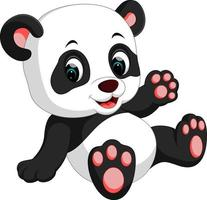
%> input picture panda3.jpg, 207 x 200 px
$ octave SYSTEM_QAM.m   (GNU Octave 9; MATLAB toolbox functions it lacks are replaced by stand-ins)
%> lines starting %> are read from the running program, lines starting %| are printed output that depends on the picture; in (x1, y1, x2, y2) boxes, pixels count from 0 and x2, y2 are one past the last pixel; in counts of white or black regions, pixels touching at a corner belong together; the program's own positions count from 1
clear all
close all
%% FUENTE BINARIA
img = imread("panda3.jpg");
%> img is the input picture: size 200x207x3 uint8; mean R, G, B 190.4, 185.4, 185.4
coompa=15;

% Imagen original en escala de grises
img_Gray = rgb2gray(img);
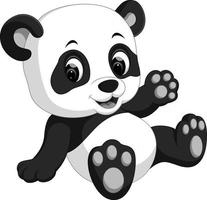
%> img_Gray: size 200x207 uint8; min 0, max 255, mean 186.9

% Imagen Binarizada
level = graythresh(img_Gray);
%> level = 0.561
img_Binaria = im2bw(img_Gray, level);
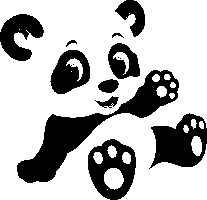
%> img_Binaria: size 200x207 logical; 71.5% white; 14 black regions (3 under 20 px), largest, box (x1, y1, x2, y2) and area: (17, 70, 179, 183) 4215, (149, 113, 207, 169) 1930, (88, 139, 136, 200) 1639

% Secuencia de bits de la imagen
secuencia = reshape(img_Binaria, 1, []);
%> secuencia = 41400 logical values, 29589 true

%Grafica de la Imagen Binarizada
figure,
imshow(img_Binaria);
title('Imagen Binarizada ');

% Espectro de la Señal de entrada
Timagen=size(secuencia,ndims(secuencia));   %Image period.
%> Timagen = 41400
fi=1/Timagen;
%> fi = 2.42e-05
[X,f] = FourierT(secuencia,fi);
figure,
plot(f, X);
xlabel('Frecuencia (Hz)');
ylabel('Amplitud');
title('Espectro de la señal de Entrada');


%% MODULACION EN BANDA BASE 16 QAM
%Parametros de la modulacion
M=16;
Mpam=sqrt(M);
d=1;
A=zeros(1,Mpam);
for i=1:Mpam
    A(1,i)=(2*i-1-Mpam)*d;
end

%Energia del Simbolo
P=perms([A A]);%Todas las Combinaciones de A
p2=reshape(P',[2,numel(P)/2])'; %Genera los pares {parte real, parte imaginaria}
p3=unique(p2,'rows'); %Elimina las repeticiones
dr=p3(:,1)'; di=p3(:,2)';
Es=sum(((dr.^2)+(di.^2))./M);

%Vectores de simbolos
grupo = 4;
numero_Simbolos = numel(secuencia) / grupo;
%> numero_Simbolos = 10350
secuencia_Simbolos = zeros(1, numero_Simbolos);

for i = 1:numero_Simbolos
    indiceInicio = (i - 1) * grupo + 1;
    indiceFin = indiceInicio + grupo - 1;
    grupoBits = secuencia(indiceInicio:indiceFin);

    secuencia_Simbolos(i) = mapeo_Simbolos(grupoBits);

end
%> this loop made 10350 passes
%> (grupoBits, grupo_Bits_str in mapeo_Simbolos, index in mapeo_Simbolos) on passes 1 to 3: ([true true true true], '1111', 16), ([true true true true], '1111', 16), ([true true true true], '1111', 16)

%Secuencia de simbolos reales e imaginarios
S1=real(secuencia_Simbolos);
S2=imag(secuencia_Simbolos);

%Grafica de los simbolos Transmitidos
scatterplot(secuencia_Simbolos), title('simbolos transmitidos')

%Grafica del Espectro en Modulacion QAM
fi = 2*5*10^4;
[X,f] = FourierT(secuencia_Simbolos,fi);
figure,
plot(f, X);
xlabel('Frecuencia (Hz)');
ylabel('Amplitud');
title('Espectro Modulacion QAM');

%% PULSO CONFORMADOR
% Parámetros del pulso conformador
rolloff = 0.5; %factor de roll-off
span = 4; %numero de simbolos
mps = 6; %muestras por simbolos

% Pulso conformador
pulso = rcosfir(rolloff, span, mps,1,'sqrt');

%Agregar ceros al final de la secuencia
S1=[S1 zeros(1,2*span)];
S2=[S2 zeros(1,2*span)];

%Sobremuestreo
X1 = upsample(S1, mps);
X2= upsample(S2, mps);
X3= upsample(S1+j*S2,mps);

%Pulso Conformados
pulsos_conf_real = filter(pulso,1,X1);
pulsos_conf_img = filter(pulso,1,X2);
pulsos_conformados=filter(pulso,1,X3);

% Grafica del pulso conformador parte real
figure,
subplot(3,1,1)
stem(pulso);
title('Pulsos Conformador');
xlabel('Muestras');
ylabel('Amplitud');

subplot(3,1,2)
stem(X1)
title('Secuencia sobremuestreada real');
xlabel('Muestras');
xlim([0,33]);
ylabel('Amplitud');

subplot(3,1,3)
stem(pulsos_conf_real);
title('Señal Pulsos conformados reales');
xlabel('Muestras');
xlim([0,33]);
ylabel('Amplitud');

% Grafica del pulso conformador parte imaginaria
figure,
subplot(3,1,1)
stem(pulso);
title('Pulsos Conformador');
xlabel('Muestras');
ylabel('Amplitud');

subplot(3,1,2)
stem(X2)
title('Secuencia sobremuestreada imaginaria');
xlabel('Muestras');
xlim([0,33]);
ylabel('Amplitud');

subplot(3,1,3)
stem(pulsos_conf_img);
title('Señal Pulsos conformados imaginarios');
xlabel('Muestras');
xlim([0,33]);
ylabel('Amplitud');

% ESPECTRO DE LA SEÑAL A LA SALIDA DEL PULSO CONFORMADOR

fi = (2*10^4)/3;
[XmBB,f] = FourierT(pulsos_conformados,fi);
figure,
plot(f, XmBB);
xlabel('Frecuencia (Hz)');
ylabel('Amplitud');
title('Espectro de la señal a la salida del pulso conformador');

%% Modulacion Pasa Banda
%Parametros de la modulacion
Rs=1;
fs=mps*Rs;
ts=1/fs;
Tb=1;
Ns=length(secuencia_Simbolos);
%> Ns = 10350
fc=2*Rs;

%Vector de tiempo
t=0:ts:(Ns+2*span)-ts;

%Señal Pasa Banda
senal_real = sqrt(2)*pulsos_conf_real.*cos(2*pi*fc.*t);
senal_img = -sqrt(2)*pulsos_conf_img.*sin(2*pi*fc.*t);
senal_tx = senal_real + senal_img;

% ESPECTRO DE LA SEÑAL MODULADA EN PASA BANDA
fi = (5*10^4)/3;
[XmBB,f] = FourierT(senal_tx,fi);
figure,
plot(f, XmBB);
xlabel('Frecuencia (Hz)');
ylabel('Amplitud');
title('Espectro de la señal Modulada en Pasa Banda');


%% Canal AWGN
M=16; %Orden de Modulación
EbNoVec = (0:10);

% Inicializa vectores para bits transmitidos y recibidos

bits_transmitidos_total = [];
bits_recibidos_total = [];

for i1 = 1:1:length(EbNoVec)

    ebno = 10.^((EbNoVec(i1))/(10));
    sigma=sqrt(Es/(2*log2(M)*ebno));%determina la varianza de ruido
    Z=sigma*randn(1,length(senal_tx));
    Y=senal_tx+Z;

%% MUTITRAYECTORIA

%Parametros de la multitrayectoria
alpha1 = 0.1; % Constante de escala
t1 = 10; % Desplazamiento en el tiempo (segundos)

Y_Multitrayecto_1 = alpha1*interp1(t, Y, t - t1, 'linear', 0); % Interpolación lineal
Y_Canal = Y + Y_Multitrayecto_1;

if i1 == length(EbNoVec)
        figure,
        subplot(2,1,1);
        plot(Y);
        title('Señal Original x(t)');
        xlabel('Tiempo (s)');
        xlim([0,300]);
        ylabel('Amplitud');

        subplot(2,1,2);
        plot(Y_Multitrayecto_1,'r');
        title('Señal Trayecto 1');
        xlabel('Tiempo (s)');
        xlim([0,300]);
        ylabel('Amplitud');
end
if i1 == length(EbNoVec)
        figure,
        plot(Y_Canal)
        xlim([0, 300]);
        title('Señal a la Salida del Canal');

        % ESPECTRO DE LA SEÑAL A LA SALIDA DEL CANAL
        [YAWGNM,f] = FourierT(Y_Canal,fi);
        figure(11),
        plot(f, YAWGNM);
        xlabel('Frecuencia (Hz)');
        ylabel('Amplitud');
        title('Espectro de la señal a la Salida del Canal');
end

%% Ecualizador
Y_Ecualizado1 = (Y_Canal) - (alpha1*interp1(t, Y_Canal, t - t1, 'linear', 0)+(alpha1^2)*interp1(t, Y_Canal, t - 2*t1, 'linear', 0));
Y_Ecualizado2 = Y_Ecualizado1 + (alpha1^2)*interp1(t, Y_Canal, t - 2*t1, 'linear', 0)+(alpha1^3)*interp1(t, Y_Canal, t - 3*t1, 'linear', 0);
 if i1 == length(EbNoVec)
        figure,
        subplot(2,1,1);
        plot(Y)
        xlim([mps*5 mps*30])
        title('Señal con AWGN');
        subplot(2,1,2);
        plot(Y_Ecualizado2)
        xlim([mps*5 mps*30])
        title('Señal Ecualizada');

        % ESPECTRO DE LA SEÑAL A LA SALIDA DEL ECUALIZADOR
        [YAWGNM,f] = FourierT(Y_Ecualizado2,fi);
        figure,
        plot(f, YAWGNM);
        xlabel('Frecuencia (Hz)');
        ylabel('Amplitud');
        title('Espectro de la señal a la Salida del Canal');
end
%% Demodulacion Pasa Banda
senal_Y1 = sqrt(2)*Y_Ecualizado2.*cos(2*pi*fc.*t);
senal_Y2 = -sqrt(2)*Y_Ecualizado2.*sin(2*pi*fc.*t);
senal_YDM = senal_Y1 + senal_Y2;

%% Filtro Acoplado
filtro_Y1 = filter(pulso,1,senal_Y1);
filtro_Y2 = filter(pulso,1,senal_Y2);
if i1 == length(EbNoVec)
        figure,
        plot(filtro_Y1,filtro_Y2)
end
%% Demodulacion Banda Base
Y1 = downsample(filtro_Y1,mps);
Y2 = downsample(filtro_Y2,mps);
if i1 == length(EbNoVec)
        %Graficas del diagrama de ojo
        eyediagram([filtro_Y1(5000:55000)' filtro_Y2(5000:55000)'],4*fs)
        title('Diagrama del ojo señal rx')

        %Grafica simbolos Recibidos
        scatterplot(Y1+1j*Y2),title('simbolos recibidos en Demodulacion')
end

%% De-mapeo- Criterio de la Distancia Minima
T = Mpam - 1; % Número de umbrales de decisión
Tes = zeros(1, T);
for a = 1:T
    Tes(1, a) = (A(1, a) + A(1, 1 + a)) / 2;
end

Se1=Y1;
Se2=Y2;
S_estimados = zeros(size(Se1));

for k = 1:length(Se1)
    real_part = Se1(k);
    imag_part = Se2(k);

    if real_part >= 0
        if imag_part >= 0
            % Primer Cuadrante
            if real_part <= 2
                if imag_part <= 2
                    S_estimados(k) = 1 + 1j;
                else
                    S_estimados(k) = 1 + 3j;
                end
            else
                if imag_part <= 2
                    S_estimados(k) = 3 + 1j;
                else
                    S_estimados(k) = 3 + 3j;
                end
            end
        else
            % Cuarto Cuadrante
            if real_part <= 2
                if imag_part >= -2
                    S_estimados(k) = 1 - 1j;
                else
                    S_estimados(k) = 1 - 3j;
                end
            else
                if imag_part >= -2
                    S_estimados(k) = 3 - 1j;
                else
                    S_estimados(k) = 3 - 3j;
                end
            end
        end
    else
        if imag_part >= 0
            % Segundo Cuadrante
            if real_part >= -2
                if imag_part <= 2
                    S_estimados(k) = -1 + 1j;
                else
                    S_estimados(k) = -1 + 3j;
                end
            else
                if imag_part <= 2
                    S_estimados(k) = -3 + 1j;
                else
                    S_estimados(k) = -3 + 3j;
                end
            end
        else
            % Tercer Cuadrante
            if real_part >= -2
                if imag_part >= -2
                    S_estimados(k) = -1 - 1j;
                else
                    S_estimados(k) = -1 - 3j;
                end
            else
                if imag_part >= -2
                    S_estimados(k) = -3 - 1j;
                else
                    S_estimados(k) = -3 - 3j;
                end
            end
        end
    end
end

%Elimiacion de ceros al final de la secuencia
S_estimados=S_estimados(2*span+1:length(S_estimados));

%Demapeo de simbolos
%> the run ends on the next line
secuencia_bits = demapeo_Simbolo(S_estimados);
% [41 lines not run here, left out]
function mapeo = mapeo_Simbolos(grupo_Bits)
    diccionario = {
        '0000', -3 + 3i;
        '0001', -3 + 1i;
        '0010', -3 - 1i;
        '0011', -3 - 3i;

        '0100', -1 + 3i;
        '0101', -1 + 1i;
        '0110', -1 - 1i;
        '0111', -1 - 3i;

        '1000', 1 + 3i;
        '1001', 1 + 1i;
        '1010', 1 - 1i
        '1011', 1 - 3i;

        '1100', 3 + 3i;
        '1101', 3 + 1i;
        '1110', 3 - 1i;
        '1111', 3 - 3i;

    };

    % Convierte el grupo_Bits a una cadena
    grupo_Bits_str = sprintf('%d', grupo_Bits);

    % Busca el valor correspondiente en el diccionario
    index = find(strcmp(diccionario(:,1), grupo_Bits_str));

    if ~isempty(index)
        mapeo = diccionario{index, 2};
    else
        % En caso de que el grupo de bits no exista en el diccionario, puedes asignar un valor predeterminado o manejar el error según tus necesidades
        error('Grupo de bits no válido');
    end

end


function grupo_Bits = demapeo_Simbolo(valor_complejo)

    % Define un diccionario (matriz de celdas) para mapear valores a grupos de bits
    diccionario_invertido = {
        -3 + 3i, '0000';
        -3 + 1i, '0001';
        -3 - 1i, '0010';
        -3 - 3i, '0011';

        -1 + 3i, '0100';
        -1 + 1i, '0101';
        -1 - 1i, '0110';
        -1 - 3i, '0111';

        1 + 3i, '1000';
        1 + 1i, '1001';
        1 - 1i, '1010';
        1 - 3i, '1011';

        3 + 3i, '1100';
        3 + 1i, '1101';
        3 - 1i, '1110';
        3 - 3i, '1111';
        };

    % Busca el grupo de bits correspondiente en el diccionario
    grupo_Bits = '';

    for i = 1:length(valor_complejo)
        index = find(cellfun(@(x) isequal(x, valor_complejo(i)), diccionario_invertido(:,1)));
        if ~isempty(index)
            grupo_Bits = [grupo_Bits, diccionario_invertido{index, 2}];
        else
            % En caso de que el valor complejo no exista en el diccionario, puedes asignar un valor predeterminado o manejar el error según tus necesidades
            error('Valor complejo no válido');
        end
    end
end

function [X,f] = FourierT(x,fs)

    X = fft(x);
    X = fftshift(X);
    X = abs(X);
    f = (-length(x)/2:length(x)/2-1) * fs / length(x);
end
